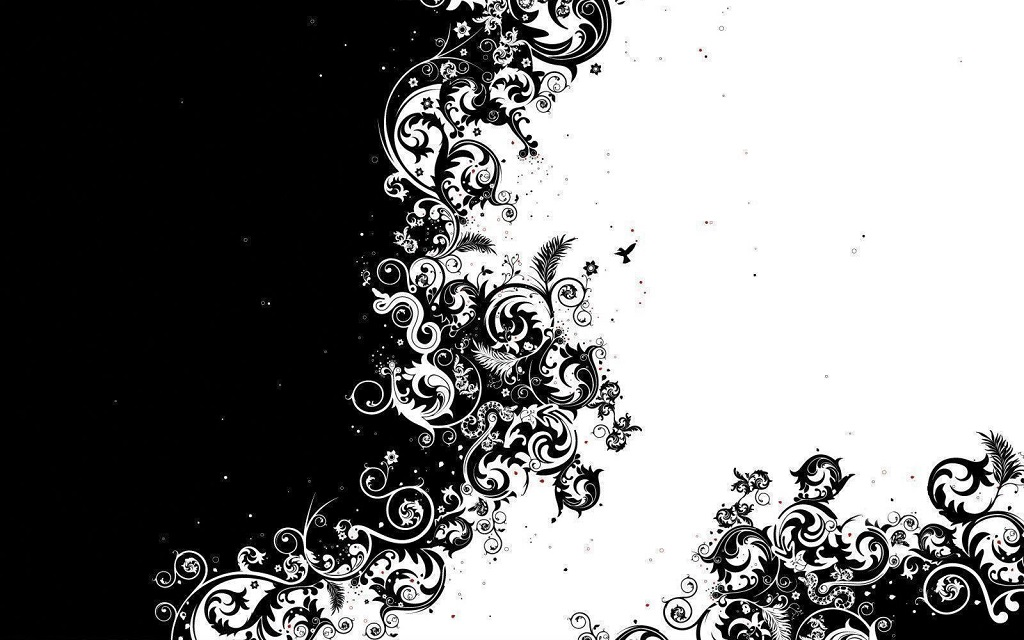
#> input picture black-white-1.jpg, 1024 x 640 px
$ python 022-Image-Logical-Operations.py
#> lines starting #> are read from the running program, lines starting #| are printed output that depends on the picture
import cv2
import numpy as np

# Load two images of the same size
image1 = cv2.imread('black-white-1.jpg', cv2.IMREAD_GRAYSCALE)
#> image1: shape (640, 1024); min 0, max 255, mean 128.1
image2 = cv2.imread('black-white-3.jpg', cv2.IMREAD_GRAYSCALE)
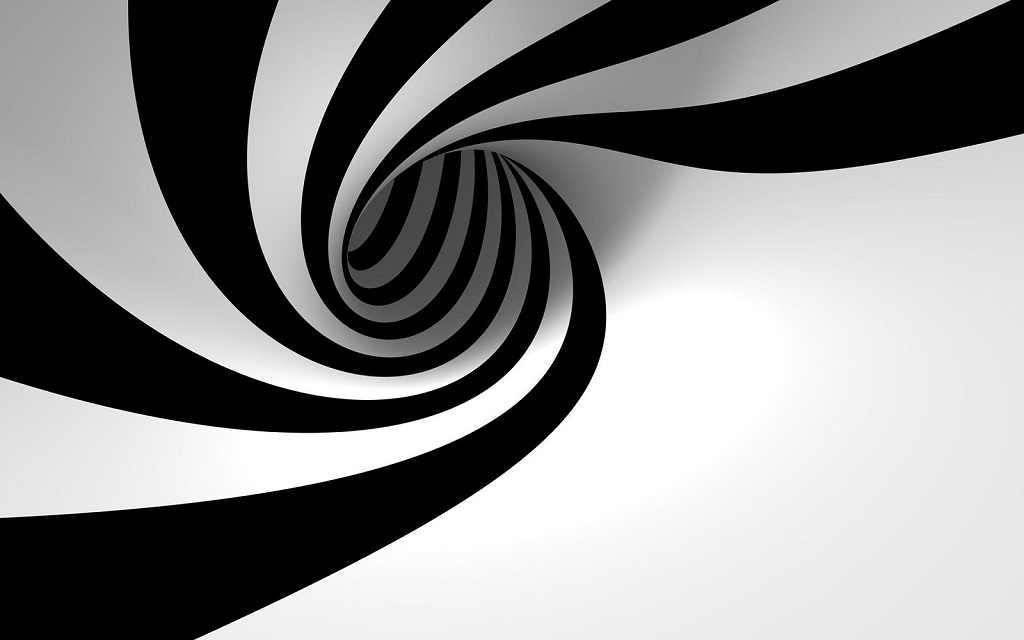
#> input picture black-white-3.jpg, 1024 x 640 px
#> image2 is the input picture: shape (640, 1024); min 0, max 255, mean 140.6

# Check if the images were successfully loaded
if image1 is None or image2 is None:
    print("Error: Could not open or find the images.")
else:
    # Perform bitwise AND operation
    and_result = cv2.bitwise_and(image1, image2)
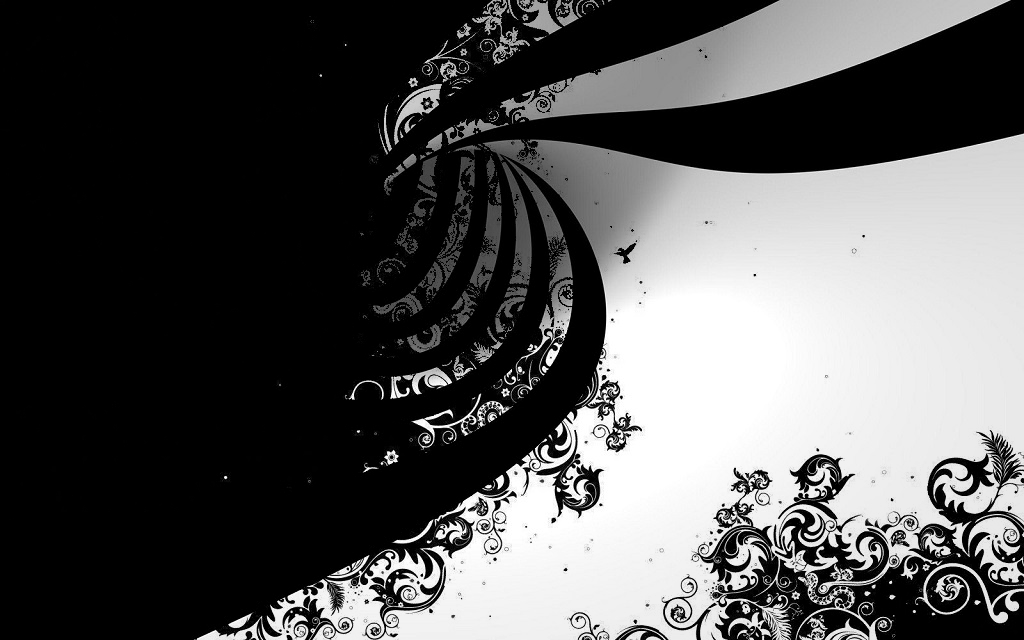
#> and_result: shape (640, 1024); min 0, max 255, mean 85.1

    # Perform bitwise OR operation
    or_result = cv2.bitwise_or(image1, image2)
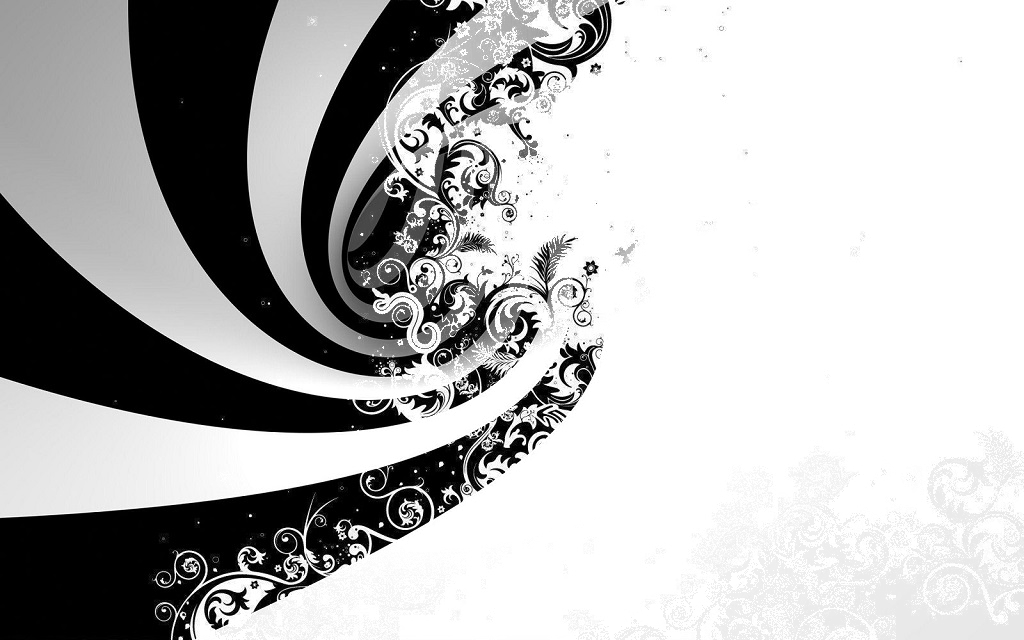
#> or_result: shape (640, 1024); min 0, max 255, mean 183.5

    # Perform bitwise XOR operation
    xor_result = cv2.bitwise_xor(image1, image2)
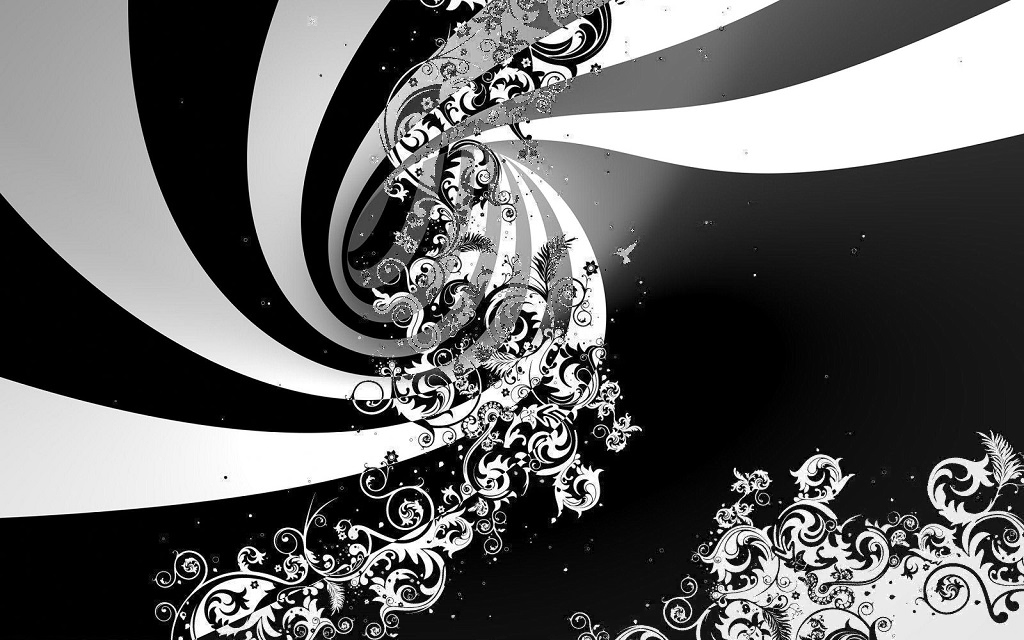
#> xor_result: shape (640, 1024); min 0, max 255, mean 98.4

    # Perform bitwise NOT operation on the first image
    not_result = cv2.bitwise_not(image1)
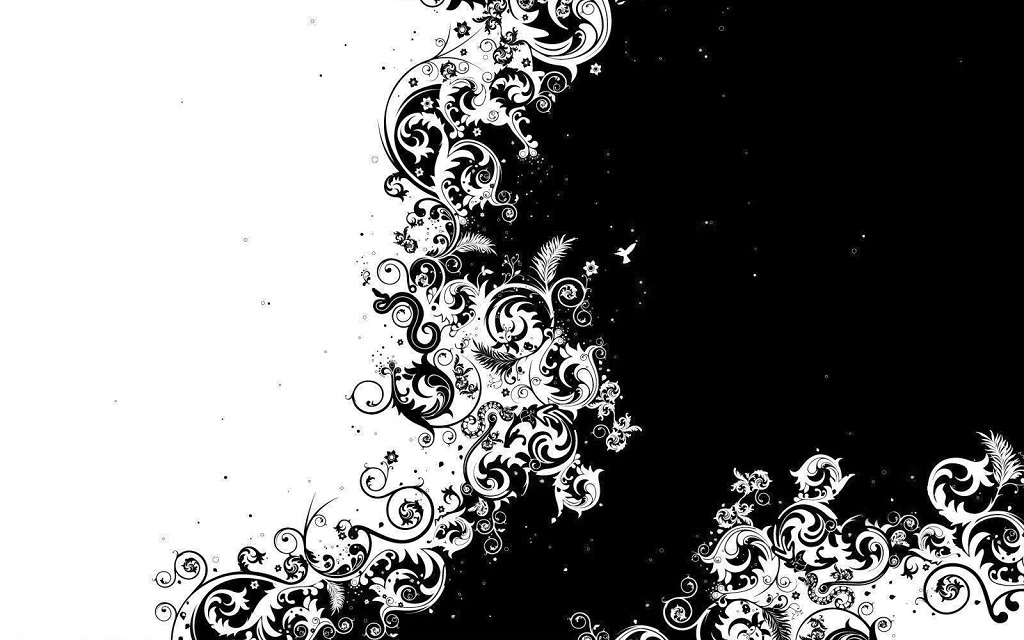
#> not_result: shape (640, 1024); min 0, max 255, mean 126.9

    # Display the original images and the results of logical operations
    cv2.imshow('Image 1', image1)
    cv2.imshow('Image 2', image2)
    # cv2.imshow('AND Result', and_result)
    cv2.imshow('OR Result', or_result)
    # cv2.imshow('XOR Result', xor_result)
    # cv2.imshow('NOT Result (Image 1)', not_result)

    # Wait for a key press indefinitely or for a specific time (e.g., 3000 milliseconds)
    cv2.waitKey(0)

    # Close all OpenCV windows
    cv2.destroyAllWindows()
